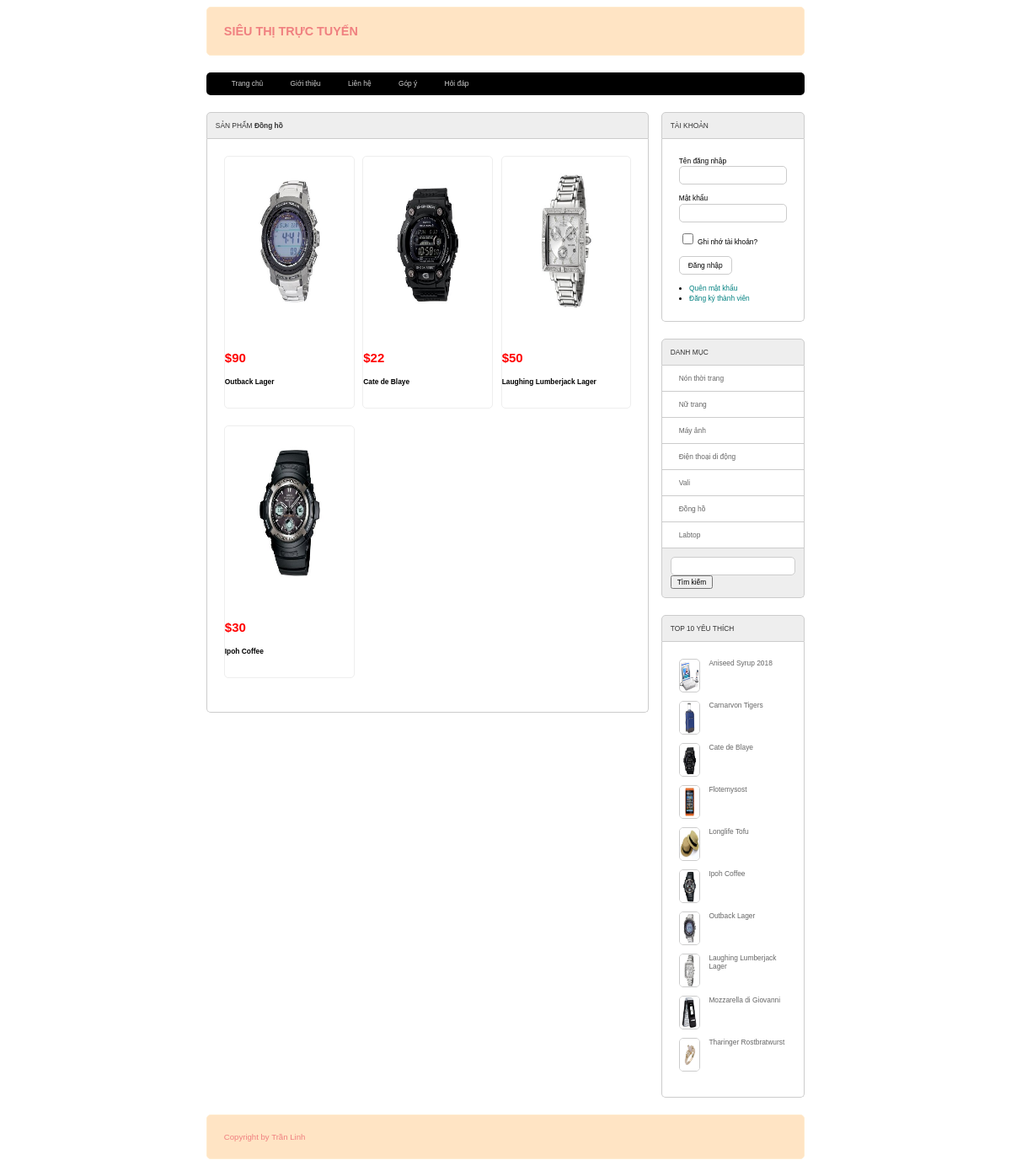
Page /web2041/index.php?act=sanpham&iddm=6 on the committed database.
### tables this page shows
CREATE TABLE `loai` (
  `ma_loai` int(10) NOT NULL COMMENT 'Mã loại',
  `ten_loai` varchar(50) NOT NULL COMMENT 'Tên loại'
);

CREATE TABLE `san_pham` (
  `ma_sp` int(10) NOT NULL COMMENT 'Mã sản phẩm',
  `ten_sp` varchar(50) NOT NULL COMMENT 'Tên sản phẩm',
  `don_gia` float NOT NULL COMMENT 'Đơn giá',
  `giam_gia` float DEFAULT NULL COMMENT 'Mức giảm giá',
  `hinh` varchar(50) NOT NULL COMMENT 'Hình ảnh',
  `ngay_nhap` date NOT NULL COMMENT 'Ngày nhập ',
  `mo_ta` varchar(2000) NOT NULL COMMENT 'Mô tả sản phẩm',
  `dac_biet` bit(1) NOT NULL COMMENT 'Trạng thái đặc biệt',
  `so_luot_xem` int(11) NOT NULL DEFAULT 0 COMMENT 'số lượt xem',
  `ma_loai` int(10) NOT NULL COMMENT 'Mã loại'
);

### web2041/model/pdo.php (called while the page is built, shortened)
<?php
function pdo_get_connection(){
    $dburl = "mysql:host=localhost;dbname=xshop;charset=utf8";
    $username = 'root';
    $password = '';
    $conn = new PDO($dburl, $username, $password);
    $conn->setAttribute(PDO::ATTR_ERRMODE, PDO::ERRMODE_EXCEPTION);
    return $conn;
}
function pdo_query($sql){
    $sql_args = array_slice(func_get_args(), 1);
    try{
        $conn = pdo_get_connection();
        $stmt = $conn->prepare($sql);
        $stmt->execute($sql_args);
        $rows = $stmt->fetchAll();
        return $rows;
    }
    catch(PDOException $e){
        throw $e;
    }
    finally{
        unset($conn);
    }
}
function pdo_query_one($sql){
    $sql_args = array_slice(func_get_args(), 1);
    try{
        $conn = pdo_get_connection();
        $stmt = $conn->prepare($sql);
        $stmt->execute($sql_args);
        $row = $stmt->fetch(PDO::FETCH_ASSOC);
        return $row;
    }
    catch(PDOException $e){
        throw $e;
    }
    finally{
        unset($conn);
    }
}

### web2041/model/sanpham.php (called while the page is built, shortened)
<?php
function loadall_sanpham_home(){
    $sql="select * from san_pham where 1 order by ma_sp desc limit 0,9";
    $listsanpham=pdo_query($sql);
    return $listsanpham;
}
function loadall_sanpham_top10(){
    $sql="select * from san_pham where 1 order by so_luot_xem desc limit 0,10";
    $listsanpham=pdo_query($sql);
    return $listsanpham;
}
function loadall_sanpham($kyw,$iddm){
    $sql="select * from san_pham where 1";
    if($iddm>0){
        $sql.=" and ma_loai = '".$iddm."'";
    }
    $sql.=" order by ma_loai desc";
    $listsanpham=pdo_query($sql);
    return $listsanpham;
}
function load_ten_dm($iddm){
    if($iddm>0){
        $sql="select * from loai where ma_loai=".$iddm;
        $dm=pdo_query_one($sql);
        extract($dm);
        return $ten_loai;
    }else{
        return "";
    }
}
?>

### web2041/global.php (called while the page is built)
<?php
    $img_path="upload/"
?>

### web2041/model/danhmuc.php (called while the page is built, shortened)
<?php
function loadall_danhmuc(){
    $sql="select * from loai order by ma_loai desc";
    $listdanhmuc=pdo_query($sql);
    return $listdanhmuc;
}
?>

### web2041/view/boxright.php (the view)
<div class="row mb">
                    <div class="boxtitle">TÀI KHOẢN</div>
                    <div class="boxcontent formtaikhoan">
                        <?php
                            if(isset($_SESSION['user'])){
                                extract($_SESSION['user']);
                        ?>
                            <div class="row mb10">
                                Xin chào <br>
                                <?=$ho_ten?>
                            </div>
                            <div class="row mb10">
                                <li>
                                    <a href="index.php?act=quenmk">Quên mật khẩu</a>
                                </li>
                                <li>
                                    <a href="index.php?act=edit_taikhoan">Cập nhật tài khoản</a>
                                </li>
                                <?php if($vai_tro==1){?>
                                <li>
                                    <a href="admin/index.php?act=adddm">Đăng nhập Admin</a>
                                </li>
                                <?php }?>
                                <li>
                                    <a href="index.php?act=thoat">Thoát</a>
                                </li>
                            </div>
                        <?php
                            }else{
                        ?>
                        <form action="index.php?act=dangnhap" method="post">
                            <div class="row mb10">
                                Tên đăng nhập <br>
                                <input type="text" name="user">
                            </div>
                            <div class="row mb10">
                                Mật khẩu <br>
                                <input type="password" name="pass">
                            </div>
                            <div class="row mb10">
                                <input type="checkbox" name=""> Ghi nhớ tài khoản? <br>
                            </div>
                            <div class="row mb10">
                                <input type="submit" value="Đăng nhập" name="dangnhap">
                            </div>
                        </form>
                        <li>
                            <a href="index.php?act=quenmk">Quên mật khẩu</a>
                        </li>
                        <li>
                            <a href="index.php?act=dangky">Đăng ký thành viên</a>
                        </li>
                        <?php    }?>
                    </div>
                </div>
                <div class="row mb">
                    <div class="boxtitle">DANH MỤC</div>
                    <div class="boxcontent2 menudoc">
                        <ul>
                            <?php
                                foreach ($dsdm as $dm) {
                                    extract($dm);
                                    $linkdm="index.php?act=sanpham&iddm=".$ma_loai;
                                    echo '<li>
                                            <a href="'.$linkdm.'">'.$ten_loai.'</a>
                                        </li>';
                                }
                            ?>
                        </ul>
                    </div>
                    <div class="boxfooter searbox">
                        <form action="index.php?act=sanpham" method="post">
                            <input type="text" name="kyw">
                            <input type="submit" name="timkiem" value="Tìm kiếm">
                        </form>
                    </div>
                </div>
                <div class="row">
                    <div class="boxtitle">TOP 10 YÊU THÍCH</div>
                    <div class="row boxcontent">
                        <?php
                            foreach ($dstop10 as $sp) {
                                extract($sp);
                                $linksp="index.php?act=sanphamct&idsp=".$ma_sp;
                                $img=$img_path.$hinh;
                                echo '<div class="row mb10 top10">
                                <a href="'.$linksp.'"><img src="'.$img.'" alt=""></a>
                                        <a href="'.$linksp.'">'.$ten_sp.'</a>
                                    </div>';
                            }
                        ?>
                    </div>
                </div>

### web2041/view/sanpham.php (shortened to what this page needs)
<div class="row mb">
    <div class="boxtrai mr">
        <div class="row mb">
            <div class="boxtitle">SẢN PHẨM <strong><?=$tendm?></strong></div>
            <div class="row boxcontent">
                <?php
                    $i=0;
                    foreach ($dssp as $sp) {
                        extract($sp);
                        $linksp="index.php?act=sanphamct&idsp=".$ma_sp;
                        $ha=$img_path.$hinh;
                        if(($i==2)||($i==5)||($i==8)||($i==11)){
                            $mr="";
                        }else{
                            $mr="mr";
                        }
                        echo '<div class="boxsp '.$mr.'">
                                <div class="row img"><a href="'.$linksp.'"><img src="'.$ha.'" alt=""></a></div>
                                <p id="dongia">$'.$don_gia.'</p>
                                <h3 id="tensp"><a href="'.$linksp.'">'.$ten_sp.'</a></h3>
                            </div>';
                            $i+=1;
                    }
                ?>
            </div>
        </div>
    </div>
    <div class="boxphai">
        <?php include "boxright.php";?>
    </div>
</div>

### web2041/view/css/style.css (style rules this page uses)
* { box-sizing: border-box; font-family: sans-serif; font-size: 0.7vw; }
.row { float: left; width: 100%; }
.mb { margin-bottom: 20px; }
.mb10 { margin-bottom: 10px; }
.mr { margin-right: 2%; }
.boxphai { float: left; width: 24%; }
.boxtrai { float: left; width: 74%; }
.boxtitle { color: #333; padding: 10px; background-color: #eee; border-top-left-radius: 5px; border-top-right-radius: 5px; border: 1px #ccc solid; }
.boxcontent { border-left: 1px #ccc solid; border-right: 1px #ccc solid; border-bottom: 1px #ccc solid; border-bottom-left-radius: 5px; border-bottom-right-radius: 5px; min-height: 200px; padding: 20px; }
.boxcontent2 { border-left: 1px #ccc solid; border-right: 1px #ccc solid; background-color: #eee; }
.boxfooter { padding: 10px; background-color: #eee; border-bottom-left-radius: 5px; border-bottom-right-radius: 5px; border-left: 1px #ccc solid; border-right: 1px #ccc solid; border-bottom: 1px #ccc solid; }
.boxsp { float: left; width: 32%; min-height: 300px; border: 1px #eee solid; border-radius: 5px; margin-bottom: 20px; }
.boxsp .img { min-height: 230px; text-align: center; }
.img img { width: 100%; height: 200px; padding: 20px; }
.formtaikhoan { line-height: 150%; }
.formtaikhoan input[type="text"], .formtaikhoan input[type="password"], .formtaikhoan input[type="email"], .frmcontent input[type="text"] { width: 100%; border: 1px #ccc solid; padding: 5px 10px; border-radius: 5px; }
.formtaikhoan input[type="checkbox"] { border-radius: 5px; }
.formtaikhoan input[type="submit"], .frmcontent input[type="submit"], .frmcontent input[type="reset"], .formtaikhoan input[type="reset"], .frmcontent input[type="button"] { border-radius: 5px; padding: 5px 10px; background-color: white; border: 1px #ccc solid; }
.formtaikhoan li a { color: teal; text-decoration: none; }
.menudoc ul { margin: 0; padding: 0; list-style-type: none; }
.menudoc ul li { padding: 10px 20px; background-color: #fff; border-bottom: 1px #ccc solid; }
.menudoc ul li a { color: #666; text-decoration: none; }
.searbox input[type="text"] { width: 100%; padding: 5px 10px; background-color: #fff; border: 1px #ccc solid; border-radius: 5px; }
.top10 img { width: 20%; height: 40px; float: left; margin-right: 10px; border-radius: 5px; border: 1px #ccc solid; }
.top10 a { color: #666; text-decoration: none; }

### web2041/view/sanpham.php (style rules this page uses)
#dongia { font-weight: 700; font-size: 15px; color: red; }
#tensp a { text-decoration: none; color: black; }

### rows in the picture
loai: ten_loai "Đồng hồ"
san_pham: hinh (picture), don_gia "90", ten_sp "Outback Lager"
san_pham: hinh (picture), don_gia "22", ten_sp "Cate de Blaye"
san_pham: hinh (picture), don_gia "50", ten_sp "Laughing Lumberjack Lager"
san_pham: hinh (picture), don_gia "30", ten_sp "Ipoh Coffee"
loai: ten_loai "Nón thời trang"
loai: ten_loai "Nữ trang"
loai: ten_loai "Máy ảnh"
loai: ten_loai "Điện thoại di động"
loai: ten_loai "Vali"
loai: ten_loai "Labtop"
san_pham: hinh (picture), ten_sp "Aniseed Syrup 2018"
san_pham: hinh (picture), ten_sp "Carnarvon Tigers"
san_pham: hinh (picture), ten_sp "Flotemysost"
san_pham: hinh (picture), ten_sp "Longlife Tofu"
san_pham: hinh (picture), ten_sp "Mozzarella di Giovanni"
san_pham: hinh (picture), ten_sp "Tharinger Rostbratwurst"
